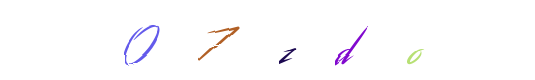
#> input picture data/train/07zdo-0.png, 535 x 80 px
$ python preprocess_try2.py
#> lines starting #> are read from the running program, lines starting #| are printed output that depends on the picture; after the words box and inside, x2 and y2 are one past the last pixel; in counts of white or black regions, pixels touching at a corner belong together
# src/preprocess_try2.py
"""
Cleans and binarizes CAPTCHA images, removes straight lines, and saves into data/processed/.
Paths are resolved relative to this file, so you can run it from anywhere.
"""
import os, cv2, numpy as np
from tqdm import tqdm
from pathlib import Path

# ---- robust paths ----
ROOT = Path(__file__).resolve().parents[1]   # project root
DATA = ROOT / "data"
INPUT_TRAIN  = DATA / "train"
INPUT_TEST   = DATA / "test"
OUTPUT_TRAIN = DATA / "processed" / "train"
OUTPUT_TEST  = DATA / "processed" / "test"
OUTPUT_TRAIN.mkdir(parents=True, exist_ok=True)
OUTPUT_TEST.mkdir(parents=True, exist_ok=True)

def preprocess_image(img_path: Path):
    img = cv2.imread(str(img_path))
#> img is the input picture: shape (80, 535, 3); mean B, G, R 253.2, 251.9, 252.7
    if img is None:
        return None

    gray = cv2.cvtColor(img, cv2.COLOR_BGR2GRAY)
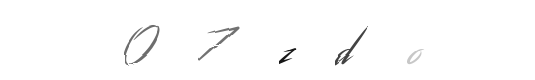
#> gray: shape (80, 535); min 23, max 255, mean 252.3
    gray = cv2.equalizeHist(gray)
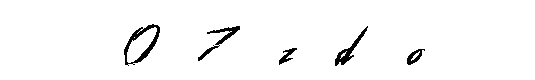
#> gray: shape (80, 535); min 0, max 255, mean 248

    binary = cv2.adaptiveThreshold(
        gray, 255,
        cv2.ADAPTIVE_THRESH_GAUSSIAN_C,
        cv2.THRESH_BINARY,
        15, 5
    )
#> binary: shape (80, 535); 97.2% white; 5 black regions, box (x1, y1, x2, y2) and area: (124, 24, 160, 66) 408, (335, 26, 368, 66) 278, (198, 26, 240, 61) 273, (407, 49, 425, 65) 128, (279, 48, 297, 65) 113

    k = cv2.getStructuringElement(cv2.MORPH_RECT, (2, 2))
    binary = cv2.morphologyEx(binary, cv2.MORPH_OPEN, k, iterations=1)
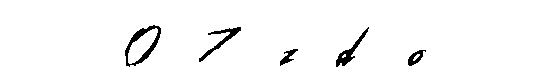
#> binary: shape (80, 535); 97.1% white; 5 black regions, box (x1, y1, x2, y2) and area: (125, 25, 161, 67) 421, (199, 27, 241, 62) 284, (336, 27, 369, 67) 284, (408, 50, 426, 66) 133, (280, 49, 298, 66) 117
    binary = cv2.erode(binary, k, iterations=1)
#> binary: shape (80, 535); 96.1% white; 5 black regions, box (x1, y1, x2, y2) and area: (125, 25, 162, 68) 567, (199, 27, 242, 63) 388, (336, 27, 370, 68) 373, (408, 50, 427, 67) 182, (280, 49, 299, 67) 163
    binary = cv2.dilate(binary, k, iterations=1)
#> binary: shape (80, 535); 97.1% white; 5 black regions, box (x1, y1, x2, y2) and area: (126, 26, 162, 68) 421, (200, 28, 242, 63) 284, (337, 28, 370, 68) 284, (409, 51, 427, 67) 133, (281, 50, 299, 67) 117

    if (binary == 255).sum() < (binary == 0).sum():
        binary = cv2.bitwise_not(binary)

    inv = cv2.bitwise_not(binary)
    edges = cv2.Canny(inv, 50, 150, apertureSize=3)
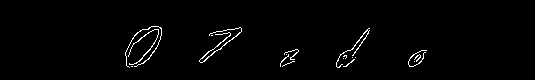
#> edges: shape (80, 535); 1.6% white in thin lines or dots, all inside (x1, y1, x2, y2) = (125, 26, 427, 68)
    lines = cv2.HoughLinesP(
        edges, 1, np.pi/180, threshold=60,
        minLineLength=max(20, binary.shape[1]//10),
        maxLineGap=10
    )
#> lines = None
    if lines is not None:
        for x1, y1, x2, y2 in lines[:, 0]:
            cv2.line(binary, (x1, y1), (x2, y2), color=0, thickness=2)

    binary = cv2.morphologyEx(binary, cv2.MORPH_CLOSE, k, iterations=1)
#> binary: shape (80, 535); 97.1% white; 5 black regions, box (x1, y1, x2, y2) and area: (127, 27, 163, 68) 418, (201, 29, 243, 64) 283, (338, 31, 370, 69) 281, (410, 52, 425, 68) 129, (282, 51, 300, 67) 111
    return binary

def preprocess_and_save(input_dir: Path, output_dir: Path):
    if not input_dir.exists():
        print(f"⚠️  Missing input folder: {input_dir}")
        return
    imgs = [p for p in input_dir.iterdir() if p.suffix.lower() in (".png",".jpg",".jpeg")]
    for path in tqdm(imgs, desc=f"{input_dir.name}"):
        out_path = output_dir / path.name
        proc = preprocess_image(path)
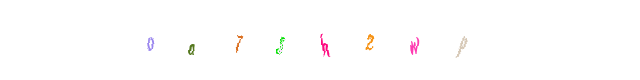
#> input picture data/test/0a7sh2wp-0.png, 640 x 80 px
#> in preprocess_image, img is the input picture: shape (80, 640, 3); mean B, G, R 253.8, 253.8, 254.5
#> in preprocess_image (call 2), `binary = cv2.adaptiveThreshold( gray, 255, cv2.ADAPTIVE_THRESH_GAUSSIA..`: binary: shape (80, 640); 98.7% white; 8 black regions, largest, box (x1, y1, x2, y2) and area: (320, 33, 331, 58) 106, (410, 37, 420, 55) 106, (455, 36, 468, 58) 103
#> in preprocess_image (call 2), `binary = cv2.morphologyEx(binary, cv2.MORPH_OPEN, k, iterations=1)`: binary: shape (80, 640); 98.6% white; 8 black regions, largest, box (x1, y1, x2, y2) and area: (411, 38, 421, 56) 113, (321, 34, 332, 59) 108, (456, 37, 469, 59) 105
#> in preprocess_image (call 2), `binary = cv2.erode(binary, k, iterations=1)`: binary: shape (80, 640); 98.1% white; 8 black regions, largest, box (x1, y1, x2, y2) and area: (321, 34, 333, 60) 150, (411, 38, 422, 57) 144, (456, 37, 470, 60) 141
#> in preprocess_image (call 2), `binary = cv2.dilate(binary, k, iterations=1)`: binary: shape (80, 640); 98.6% white; 8 black regions, largest, box (x1, y1, x2, y2) and area: (412, 39, 422, 57) 113, (322, 35, 333, 60) 108, (457, 38, 470, 60) 105
#> in preprocess_image (call 2), `edges = cv2.Canny(inv, 50, 150, apertureSize=3)`:
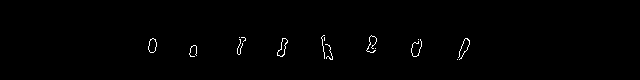
#> edges: shape (80, 640); 0.68% white in thin lines or dots, all inside (x1, y1, x2, y2) = (148, 35, 470, 60)
#> in preprocess_image (call 2), `binary = cv2.morphologyEx(binary, cv2.MORPH_CLOSE, k, iterations=1)`:
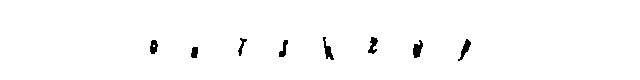
#> binary: shape (80, 640); 98.6% white; 8 black regions, largest, box (x1, y1, x2, y2) and area: (413, 40, 423, 58) 113, (458, 39, 471, 61) 105, (323, 37, 334, 60) 104
        if proc is not None:
            cv2.imwrite(str(out_path), proc)

if __name__ == "__main__":
    print("=== Preprocessing train set ===")
    preprocess_and_save(INPUT_TRAIN, OUTPUT_TRAIN)
    print("\n=== Preprocessing test set ===")
    preprocess_and_save(INPUT_TEST, OUTPUT_TEST)
    print("\n✅ Done! Cleaned images saved in data/processed/")
